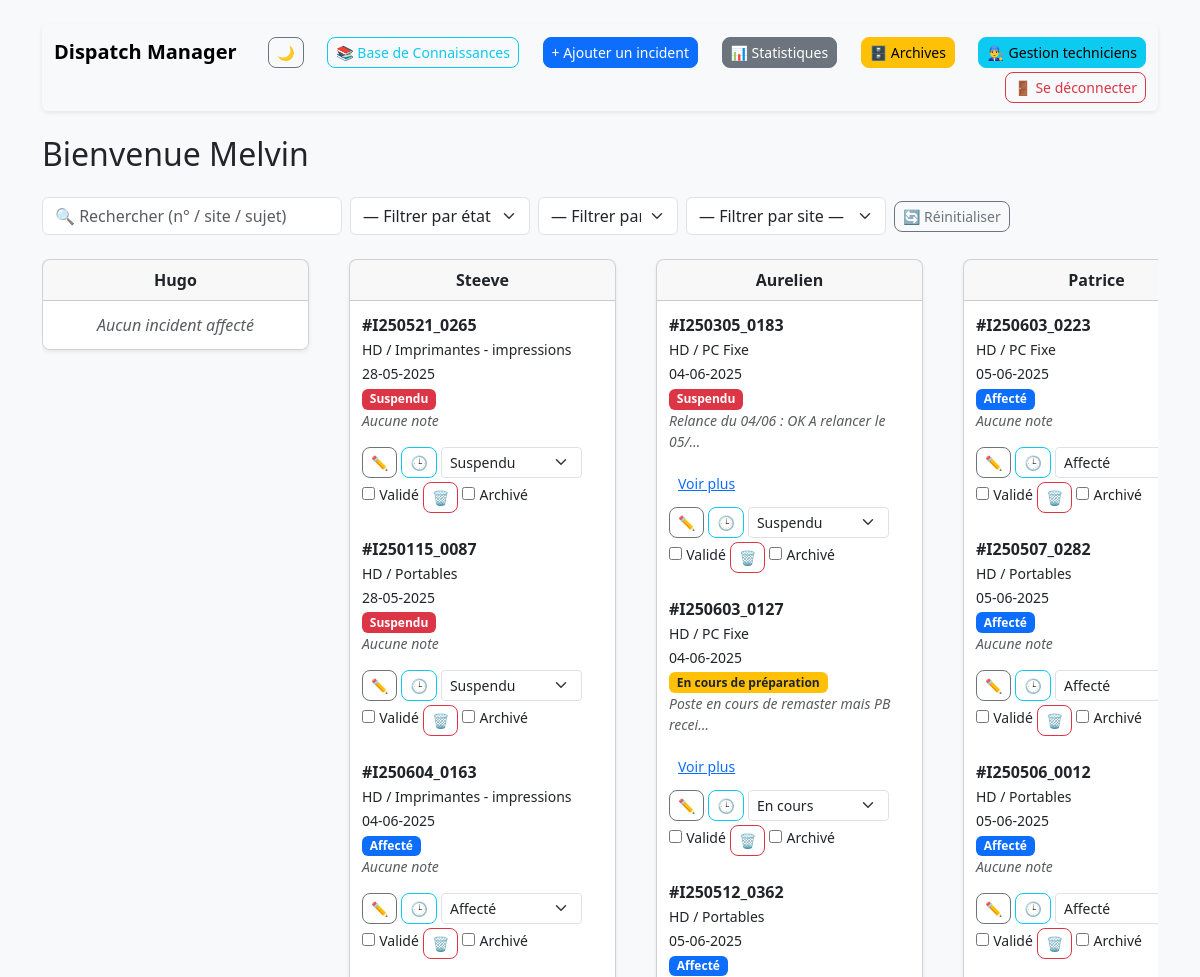
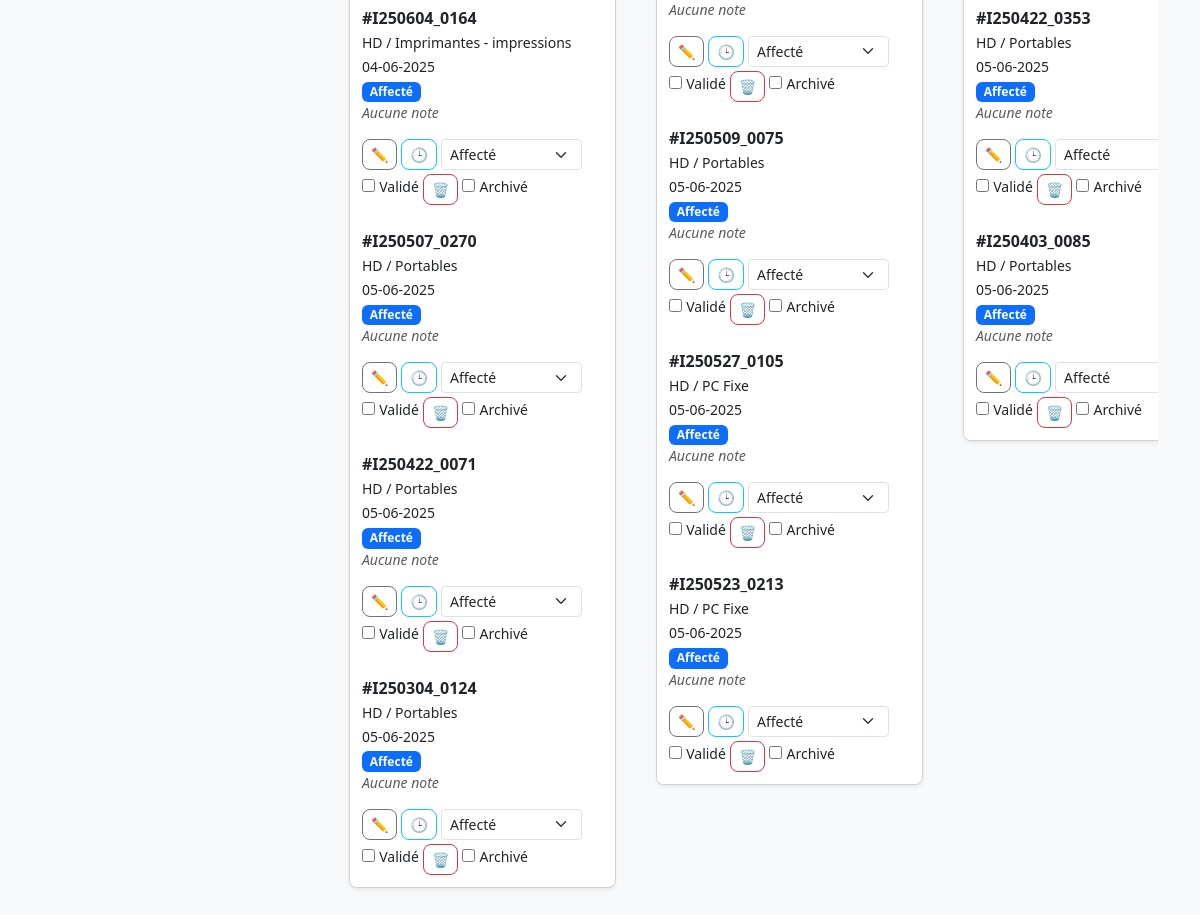
The page / (signed in) on the database its author committed (2 pictures, top to bottom).
### tables this page shows
CREATE TABLE techniciens (id INTEGER PRIMARY KEY AUTOINCREMENT, prenom TEXT UNIQUE NOT NULL, role TEXT DEFAULT 'technicien', password TEXT);

CREATE TABLE incidents (
                id INTEGER PRIMARY KEY AUTOINCREMENT,
                numero TEXT, site TEXT, sujet TEXT,
                urgence TEXT, collaborateur TEXT,
                etat TEXT, notes TEXT, valide INTEGER,
                date_affectation TEXT,
                archived INTEGER DEFAULT 0
            );

### app.py (the view)
@app.route("/")
def home():
    if "user" not in session:
        return redirect(url_for("login"))
    db = get_db()
    if session["role"] == "admin":
        incidents = db.execute("SELECT * FROM incidents WHERE archived = 0").fetchall()
        techniciens = db.execute("SELECT * FROM techniciens").fetchall()
    else:
        incidents = db.execute(
            "SELECT * FROM incidents WHERE LOWER(collaborateur) = LOWER(?) AND archived = 0",
            (session["user"],),
        ).fetchall()
        techniciens = []
    return render_template(
        "home.html",
        incidents=incidents,
        user=session["user"].capitalize(),
        role=session["role"],
        techniciens=techniciens,
    )

### app.py (called while the page is built)
def get_db():
    conn = sqlite3.connect(DB)
    conn.row_factory = sqlite3.Row
    return conn

@app.template_filter("format_date")
def format_date(d):
    try:
        return datetime.strptime(d, "%Y-%m-%d").strftime("%d-%m-%Y")
    except:
        return d

@app.before_request
def renew_session():
    session.permanent = True

### templates/home.html (shortened to what this page needs)
{% extends "base.html" %}
{% block content %}
  <div id="incident-content">
    {% include "home_content.html" %}
  </div>
{% endblock %}

### templates/home_content.html (shortened to what this page needs)
{% if role == 'admin' %}
  <div class="mb-4 d-flex flex-wrap align-items-center gap-2">
    <input
      id="searchInput"
      type="text"
      class="form-control"
      style="max-width: 300px;"
      placeholder="🔍 Rechercher (n° / site / sujet)"
    />
    <select id="filterEtat" class="form-select" style="max-width: 180px;">
      <option value="">— Filtrer par état —</option>
    </select>
    <select id="filterUrgence" class="form-select" style="max-width: 140px;">
      <option value="">— Filtrer par urgence —</option>
    </select>
    <select id="filterSite" class="form-select" style="max-width: 200px;">
      <option value="">— Filtrer par site —</option>
    </select>
    <button id="clearFiltersBtn" class="btn btn-outline-secondary btn-sm">
      🔄 Réinitialiser
    </button>
  </div>
  <div
    class="row flex-nowrap gx-3"
    id="drag-root"
    style="overflow-x: auto; white-space: nowrap;"
  >
    {% for tech in techniciens %}
      <div
        class="col-md-6 col-lg-3 mb-4 drag-col"
        data-technicien="{{ tech.prenom }}"
        style="flex: 0 0 auto; display: inline-block;"
      >
        <div class="card shadow-sm h-100">
          <div class="card-header text-center fw-bold">
            {{ tech.prenom }}
          </div>
          <ul
            class="list-group list-group-flush incident-list"
            data-technicien="{{ tech.prenom }}"
          >
            {% set tech_incidents = incidents
                 | selectattr("collaborateur", "equalto", tech.prenom)
                 | list %}
            {% if tech_incidents|length > 0 %}
              {% for i in tech_incidents %}
                <li
                  class="list-group-item incident-card"
                  draggable="true"
                  data-id="{{ i.id }}"
                  id="incident-{{ i.id }}"
                  data-numero="{{ i.numero|lower }}"
                  data-site="{{ i.site|lower }}"
                  data-sujet="{{ i.sujet|lower }}"
                  data-urgence="{{ i.urgence|lower }}"
                  data-etat="{{ i.etat|lower }}"
                >
                  <strong>#{{ i.numero }}</strong><br>
                  <small>{{ i.site }} / {{ i.sujet }}</small><br>
                  <small>{{ i.date_affectation|format_date }}</small><br>
                  {% if i.etat == 'Traité' %}
                    <span class="badge bg-success">{{ i.etat }}</span>
                  {% elif i.etat == 'Affecté' %}
                    <span class="badge bg-primary">{{ i.etat }}</span>
                  {% elif i.etat == 'En cours de préparation' %}
                    <span class="badge bg-warning text-dark">{{ i.etat }}</span>
                  {% elif i.etat == 'Suspendu' %}
                    <span class="badge bg-danger">{{ i.etat }}</span>
                  {% else %}
                    <span class="badge bg-secondary">{{ i.etat }}</span>
                  {% endif %}
                  <br>
                  {% set note_limit = 40 %}
                  {% set note_content = i.notes.strip() if i.notes else '' %}
                  <div class="note-container">
                    {% if note_content %}
                      {% if note_content|length <= note_limit %}
                        <p class="fst-italic small text-muted">
                          {{ note_content }}
                        </p>
                      {% else %}
                        <p class="fst-italic small text-muted" id="note-trunc-{{ i.id }}">
                          {{ note_content[:note_limit] }}…
                        </p>
                        <button
                          type="button"
                          class="btn btn-link btn-sm toggle-note"
                          data-id="{{ i.id }}"
                          id="btn-{{ i.id }}"
                        >
                          Voir plus
                        </button>
                      {% endif %}
                    {% else %}
                      <p class="fst-italic small text-muted">Aucune note</p>
                    {% endif %}
                  </div>
                  <div class="mt-2 d-flex flex-wrap gap-1">
                    <a
                      href="{{ url_for('edit_note', id=i.id) }}"
                      class="btn btn-sm btn-outline-secondary"
                      title="Modifier la note"
                    >✏️</a>
                    <a
                      href="{{ url_for('historique', id=i.id) }}"
                      class="btn btn-sm btn-outline-info"
                      title="Voir historique"
                    >🕒</a>
                    <form
                      method="post"
                      action="{{ url_for('update_etat', id=i.id) }}"
                      class="d-inline ajax-form"
                    >
                      <select
                        name="etat"
                        class="form-select form-select-sm"
                        onchange="this.form.submit()"
                        title="Changer l'état"
                      >
                        <option
                          value="Affecté"
                          {% if i.etat == 'Affecté' %}selected{% endif %}
                        >Affecté</option>
                        <option
                          value="En cours de préparation"
                          {% if i.etat == 'En cours de préparation' %}selected{% endif %}
                        >En cours</option>
                        <option
                          value="Suspendu"
                          {% if i.etat == 'Suspendu' %}selected{% endif %}
                        >Suspendu</option>
                      </select>
                    </form>
                    <form
                      method="post"
                      action="{{ url_for('valider', id=i.id) }}"
                      class="d-inline ajax-form"
                    >
                      <input
                        type="checkbox"
                        name="valide"
                        onchange="this.form.submit()"
                        title="Valider"
                      />
                      <label class="small">Validé</label>
                    </form>
                    <form
                      method="post"
                      action="{{ url_for('delete_incident', id=i.id) }}"
                      class="d-inline ajax-form"
                    >
                      <button
                        type="submit"
                        class="btn btn-sm btn-outline-danger"
                        title="Supprimer"
                      >🗑️</button>
                    </form>
                    <form
                      method="post"
                      action="{{ url_for('archive_incident', id=i.id) }}"
                      class="d-inline ajax-form"
                    >
                      <input
                        type="checkbox"
                        name="archived"
                        onchange="this.form.submit()"
                        title="Archiver"
                      />
                      <label class="small">Archivé</label>
                    </form>
                  </div>
                </li>
              {% endfor %}
            {% else %}
              <li class="list-group-item text-muted fst-italic text-center empty-placeholder">
                Aucun incident affecté
              </li>
            {% endif %}
          </ul>
        </div>
      </div>
    {% endfor %}
  </div>
{% endif %}

### static/css/style.css (style rules this page uses)
body { background-color: #f8f9fa; font-family: 'Segoe UI', sans-serif; color: #212529; }
.navbar, .card, .table { background-color: #fff; color: #212529; }
.btn { border-radius: 8px; font-weight: 500; transition: box-shadow 0.15s; }
.card { border-radius: 8px; box-shadow: 0 2px 8px rgba(0, 0, 0, 0.06); margin-bottom: 1rem; overflow: hidden; }
.list-group-item { padding: 0.75rem; border: none; word-break: break-word; white-space: normal !important; }
#drag-root { display: flex; gap: 1.5rem; flex-wrap: nowrap; align-items: flex-start; overflow-x: auto; padding-bottom: 1rem; }
.drag-col { min-width: 280px; max-width: 300px; flex: 0 0 auto; display: flex; flex-direction: column; height: 100%; }
.drag-col .card { width: 100%; margin: 0 auto; }
.incident-card .fst-italic, .small-card .card-body .fst-italic { white-space: normal !important; overflow-wrap: break-word; word-break: break-word; }

### templates/base.html (style rules this page uses)
#incident-content { overflow-x: auto; white-space: nowrap; scroll-behavior: smooth; padding-bottom: 6px; }

### rows shown on the page
techniciens: prenom "Hugo", shows "Aucun incident affecté"
techniciens: prenom "Steeve"
incidents: numero "I250521_0265", site "HD", sujet "Imprimantes - impressions", date_affectation "28-05-2025", etat "Suspendu", shows "Aucune note"
incidents: numero "I250115_0087", site "HD", sujet "Portables", date_affectation "28-05-2025", etat "Suspendu", shows "Aucune note"
incidents: numero "I250604_0163", site "HD", sujet "Imprimantes - impressions", date_affectation "04-06-2025", etat "Affecté", shows "Aucune note"
incidents: numero "I250604_0164", site "HD", sujet "Imprimantes - impressions", date_affectation "04-06-2025", etat "Affecté", shows "Aucune note"
incidents: numero "I250507_0270", site "HD", sujet "Portables", date_affectation "05-06-2025", etat "Affecté", shows "Aucune note"
incidents: numero "I250422_0071", site "HD", sujet "Portables", date_affectation "05-06-2025", etat "Affecté", shows "Aucune note"
incidents: numero "I250304_0124", site "HD", sujet "Portables", date_affectation "05-06-2025", etat "Affecté", shows "Aucune note"
techniciens: prenom "Aurelien"
incidents: numero "I250305_0183", site "HD", sujet "PC Fixe", date_affectation "04-06-2025", etat "Suspendu", note_content "Relance du 04/06 : OK A relancer le 05/"
incidents: numero "I250603_0127", site "HD", sujet "PC Fixe", date_affectation "04-06-2025", etat "En cours de préparation", note_content "Poste en cours de remaster mais PB recei", etat "En cours"
incidents: numero "I250512_0362", site "HD", sujet "Portables", date_affectation "05-06-2025", etat "Affecté", shows "Aucune note"
incidents: numero "I250509_0075", site "HD", sujet "Portables", date_affectation "05-06-2025", etat "Affecté", shows "Aucune note"
incidents: numero "I250527_0105", site "HD", sujet "PC Fixe", date_affectation "05-06-2025", etat "Affecté", shows "Aucune note"
incidents: numero "I250523_0213", site "HD", sujet "PC Fixe", date_affectation "05-06-2025", etat "Affecté", shows "Aucune note"
techniciens: prenom "Patrice"
incidents: numero "I250603_0223", site "HD", sujet "PC Fixe", date_affectation "05-06-2025", etat "Affecté", shows "Aucune note"
incidents: numero "I250507_0282", site "HD", sujet "Portables", date_affectation "05-06-2025", etat "Affecté", shows "Aucune note"
incidents: numero "I250506_0012", site "HD", sujet "Portables", date_affectation "05-06-2025", etat "Affecté", shows "Aucune note"
incidents: numero "I250422_0353", site "HD", sujet "Portables", date_affectation "05-06-2025", etat "Affecté", shows "Aucune note"
incidents: numero "I250403_0085", site "HD", sujet "Portables", date_affectation "05-06-2025", etat "Affecté", shows "Aucune note"

### other values the page prints
{{ user }} "Melvin"
